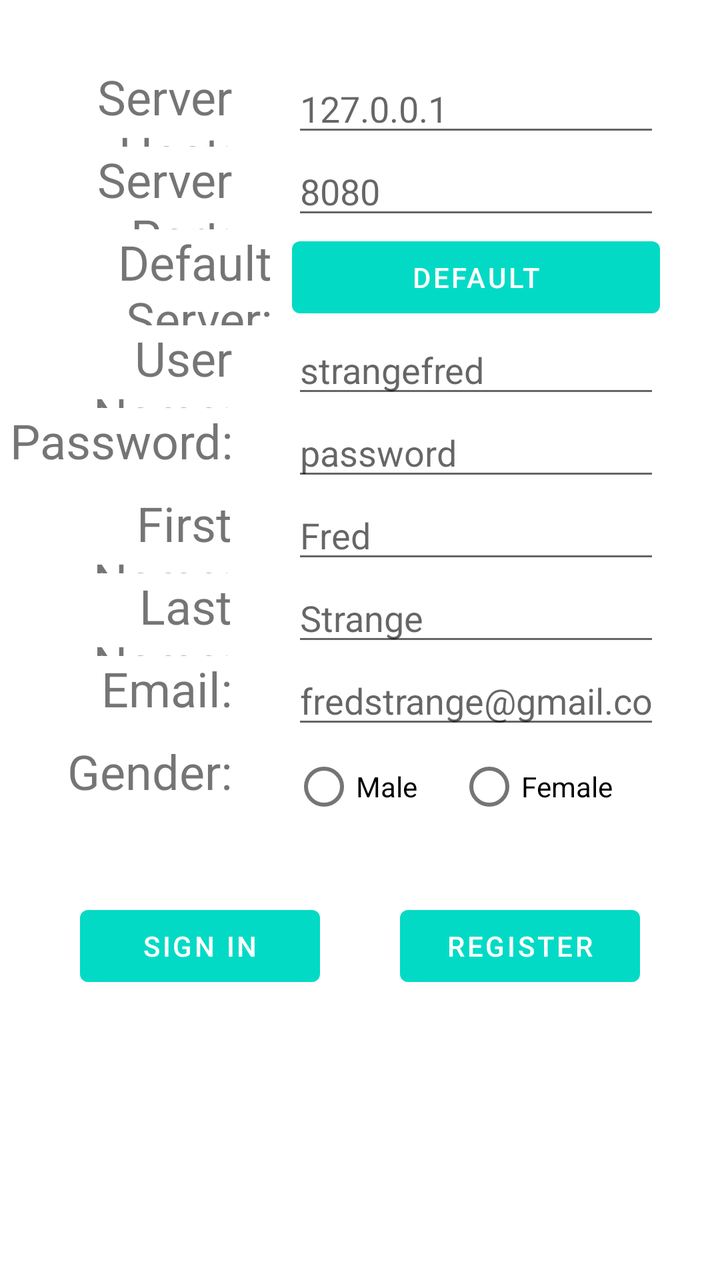
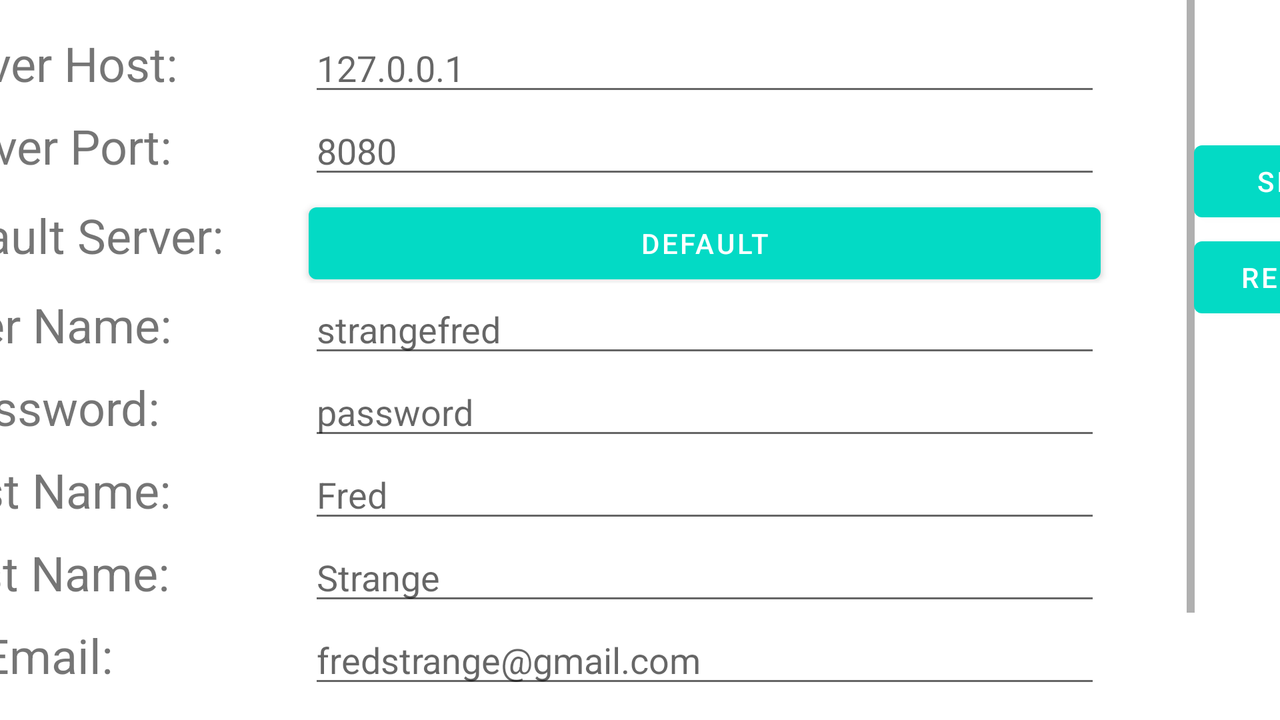

One screen, two layout resources from the same app: the default and the repository's alternative for another configuration. Each is rendered where Android would select it; the XML of both is given below.
<!-- AndroidManifest.xml: application theme Theme.FamilyMap -->
<!-- res/layout/fragment_login.xml -->
<?xml version="1.0" encoding="utf-8"?>
<androidx.constraintlayout.widget.ConstraintLayout xmlns:android="http://schemas.android.com/apk/res/android"
    xmlns:app="http://schemas.android.com/apk/res-auto"
    xmlns:tools="http://schemas.android.com/tools"
    android:id="@+id/loginFragment"
    android:layout_width="match_parent"
    android:layout_height="match_parent"
    tools:context=".LoginFragment">

    <TableLayout
        android:id="@+id/LoginTable"
        android:layout_width="wrap_content"
        android:layout_height="wrap_content"
        android:layout_marginVertical="20dp"
        android:gravity="top"
        android:orientation="vertical"
        android:shrinkColumns="*"
        app:layout_constraintBottom_toTopOf="@+id/LoginLayout"
        app:layout_constraintEnd_toEndOf="parent"
        app:layout_constraintStart_toStartOf="parent"
        app:layout_constraintTop_toTopOf="parent">

        <TableRow
            android:id="@+id/ServerHostRow"
            android:layout_width="match_parent"
            android:layout_height="85dp">

            <TextView
                android:id="@+id/ServerHost"
                android:layout_width="164dp"
                android:layout_height="match_parent"
                android:layout_marginEnd="30dp"
                android:gravity="end"
                android:text="@string/server_host"
                android:textSize="24sp" />

            <EditText
                android:id="@+id/editServerHost"
                android:layout_width="wrap_content"
                android:layout_height="wrap_content"
                android:layout_marginEnd="30dp"
                android:autofillHints="@string/server_host_auto"
                android:ems="10"
                android:hint="@string/server_host_auto"
                android:inputType="text"
                tools:ignore="TextContrastCheck,TextContrastCheck,TouchTargetSizeCheck" />
        </TableRow>

        <TableRow
            android:id="@+id/ServerPortRow"
            android:layout_width="match_parent"
            android:layout_height="match_parent">

            <TextView
                android:id="@+id/ServerPort"
                android:layout_width="148dp"
                android:layout_height="match_parent"
                android:layout_marginEnd="30dp"
                android:gravity="end"
                android:text="@string/server_port"
                android:textSize="24sp" />

            <EditText
                android:id="@+id/editServerPort"
                android:layout_width="wrap_content"
                android:layout_height="wrap_content"
                android:layout_marginEnd="30dp"
                android:autofillHints="@string/server_port_auto"
                android:ems="10"
                android:hint="@string/server_port_auto"
                android:inputType="text"
                tools:ignore="TouchTargetSizeCheck,TouchTargetSizeCheck,TextContrastCheck,TextContrastCheck,TextContrastCheck" />
        </TableRow>

        <TableRow
            android:id="@+id/UseDefaultServerRow"
            android:layout_width="match_parent"
            android:layout_height="match_parent">

            <TextView
                android:id="@+id/DefaultServer"
                android:layout_width="186dp"
                android:layout_height="match_parent"
                android:layout_marginEnd="10dp"
                android:gravity="end"
                android:text="@string/default_server"
                android:textSize="24sp" />

            <Button
                android:id="@+id/DefaultButton"
                android:layout_width="120dp"
                android:layout_height="48dp"
                android:layout_marginEnd="30dp"
                android:layout_weight="1"
                android:text="@string/default_value"
                tools:ignore="ButtonStyle,TextContrastCheck" />

        </TableRow>

        <TableRow
            android:id="@+id/UsernameRow"
            android:layout_width="match_parent"
            android:layout_height="match_parent">

            <TextView
                android:id="@+id/Username"
                android:layout_width="wrap_content"
                android:layout_height="match_parent"
                android:layout_marginEnd="30dp"
                android:gravity="end"
                android:text="@string/user_name"
                android:textSize="24sp" />

            <EditText
                android:id="@+id/editUsername"
                android:layout_width="wrap_content"
                android:layout_height="wrap_content"
                android:layout_marginEnd="30dp"
                android:autofillHints="@string/user_name_auto"
                android:ems="10"
                android:hint="@string/user_name_auto"
                android:inputType="text"
                tools:ignore="TouchTargetSizeCheck,TouchTargetSizeCheck,TextContrastCheck,TextContrastCheck" />
        </TableRow>

        <TableRow
            android:id="@+id/PasswordRow"
            android:layout_width="match_parent"
            android:layout_height="match_parent">

            <TextView
                android:id="@+id/Password"
                android:layout_width="wrap_content"
                android:layout_height="match_parent"
                android:layout_marginEnd="30dp"
                android:gravity="end"
                android:text="@string/password"
                android:textSize="24sp" />

            <EditText
                android:id="@+id/editPassword"
                android:layout_width="328dp"
                android:layout_height="wrap_content"
                android:layout_marginEnd="30dp"
                android:autofillHints="@string/password_auto"
                android:ems="10"
                android:hint="@string/password_auto"
                android:inputType="textPassword"
                tools:ignore="TouchTargetSizeCheck,TouchTargetSizeCheck,TextContrastCheck" />
        </TableRow>

        <TableRow
            android:id="@+id/FirstNameRow"
            android:layout_width="match_parent"
            android:layout_height="match_parent">

            <TextView
                android:id="@+id/FirstName"
                android:layout_width="328dp"
                android:layout_height="match_parent"
                android:layout_marginEnd="30dp"
                android:gravity="end"
                android:text="@string/first_name"
                android:textSize="24sp" />

            <EditText
                android:id="@+id/editFirstName"
                android:layout_width="303dp"
                android:layout_height="wrap_content"
                android:layout_marginEnd="30dp"
                android:autofillHints="@string/password_auto"
                android:ems="10"
                android:hint="@string/first_name_auto"
                android:inputType="text"
                tools:ignore="TouchTargetSizeCheck,TouchTargetSizeCheck,TextContrastCheck,TextContrastCheck" />
        </TableRow>

        <TableRow
            android:id="@+id/LastNameRow"
            android:layout_width="match_parent"
            android:layout_height="match_parent">

            <TextView
                android:id="@+id/LastName"
                android:layout_width="163dp"
                android:layout_height="match_parent"
                android:layout_marginEnd="30dp"
                android:gravity="end"
                android:text="@string/last_name"
                android:textSize="24sp" />

            <EditText
                android:id="@+id/editLastName"
                android:layout_width="396dp"
                android:layout_height="wrap_content"
                android:layout_marginEnd="30dp"
                android:autofillHints="@string/password_auto"
                android:ems="10"
                android:hint="@string/last_name_auto"
                android:inputType="text"
                tools:ignore="TouchTargetSizeCheck,TouchTargetSizeCheck,TextContrastCheck" />
        </TableRow>

        <TableRow
            android:id="@+id/EmailRow"
            android:layout_width="match_parent"
            android:layout_height="match_parent">

            <TextView
                android:id="@+id/Email"
                android:layout_width="179dp"
                android:layout_height="match_parent"
                android:layout_marginEnd="30dp"
                android:gravity="end"
                android:text="@string/email"
                android:textSize="24sp" />

            <EditText
                android:id="@+id/editEmail"
                android:layout_width="261dp"
                android:layout_height="wrap_content"
                android:layout_marginEnd="30dp"
                android:autofillHints="@string/password_auto"
                android:ems="10"
                android:hint="@string/email_auto"
                android:inputType="textEmailAddress"
                tools:ignore="TouchTargetSizeCheck,TouchTargetSizeCheck,TextContrastCheck" />
        </TableRow>

        <TableRow
            android:id="@+id/GenderRow"
            android:layout_width="match_parent"
            android:layout_height="match_parent"
            android:orientation="vertical">

            <TextView
                android:id="@+id/Gender"
                android:layout_width="wrap_content"
                android:layout_height="match_parent"
                android:layout_marginEnd="30dp"
                android:gravity="end"
                android:text="@string/gender"
                android:textSize="24sp" />

            <RadioGroup
                android:id="@+id/radioGender"
                android:layout_width="wrap_content"
                android:layout_height="wrap_content"
                android:orientation="horizontal">

                <RadioButton
                    android:id="@+id/radioMale"
                    android:layout_width="wrap_content"
                    android:layout_height="wrap_content"
                    android:layout_marginEnd="20dp"
                    android:text="@string/male" />

                <RadioButton
                    android:id="@+id/radioFemale"
                    android:layout_width="wrap_content"
                    android:layout_height="wrap_content"
                    android:text="@string/female" />
            </RadioGroup>
        </TableRow>


    </TableLayout>


    <LinearLayout
        android:id="@+id/LoginLayout"
        android:layout_width="wrap_content"
        android:layout_height="wrap_content"
        android:layout_marginBottom="131dp"
        android:gravity="center"
        android:orientation="horizontal"
        app:layout_constraintBottom_toBottomOf="parent"
        app:layout_constraintEnd_toEndOf="parent"
        app:layout_constraintStart_toStartOf="parent"
        app:layout_constraintTop_toBottomOf="@+id/LoginTable">

        <Button
            android:id="@+id/SignIn"
            android:layout_width="120dp"
            android:layout_height="48dp"
            android:layout_marginEnd="20dp"
            android:layout_weight="1"
            android:text="@string/sign_in"
            tools:ignore="ButtonStyle,TextContrastCheck" />

        <Button
            android:id="@+id/Register"
            android:layout_width="120dp"
            android:layout_height="48dp"
            android:layout_marginStart="20dp"
            android:layout_weight="1"
            android:text="@string/register"
            tools:ignore="ButtonStyle,TextContrastCheck" />
    </LinearLayout>

</androidx.constraintlayout.widget.ConstraintLayout>
<!-- resources referenced by this layout -->
<resources>
  <string name="default_server">Default Server:</string>
  <string name="default_value">Default</string>
  <string name="email">Email:</string>
  <string name="email_auto">fredstrange@gmail.com</string>
  <string name="female">Female</string>
  <string name="first_name">First Name:</string>
  <string name="first_name_auto">Fred</string>
  <string name="gender">Gender:</string>
  <string name="last_name">Last Name:</string>
  <string name="last_name_auto">Strange</string>
  <string name="male">Male</string>
  <string name="password">Password:</string>
  <string name="password_auto">password</string>
  <string name="register">Register</string>
  <string name="server_host">Server Host:</string>
  <string name="server_host_auto">127.0.0.1</string>
  <string name="server_port">Server Port:</string>
  <string name="server_port_auto">8080</string>
  <string name="sign_in">Sign In</string>
  <string name="user_name">User Name:</string>
  <string name="user_name_auto">strangefred</string>
  <style name="Theme.FamilyMap" parent="Theme.MaterialComponents.DayNight.DarkActionBar">
          
          <item name="colorPrimary">@color/teal_200</item>
          <item name="colorPrimaryVariant">@color/teal_700</item>
          <item name="colorOnPrimary">@color/white</item>
          
          <item name="colorSecondary">@color/purple_200</item>
          <item name="colorSecondaryVariant">@color/purple_700</item>
          <item name="colorOnSecondary">@color/black</item>
          
          <item name="android:statusBarColor" tools:targetApi="l">?attr/colorPrimaryVariant</item>
          
      </style>
  <color name="teal_200">#FF03DAC5</color>
  <color name="teal_700">#FF018786</color>
  <color name="white">#FFFFFFFF</color>
  <color name="purple_200">#FFBB86FC</color>
  <color name="purple_700">#FF3700B3</color>
  <color name="black">#FF000000</color>
</resources>
<!-- res/layout-land/fragment_login.xml (the repository's variant of the layout above) -->
<!-- drawn on the phone turned sideways -->
<?xml version="1.0" encoding="utf-8"?>
<androidx.constraintlayout.widget.ConstraintLayout xmlns:android="http://schemas.android.com/apk/res/android"
    xmlns:app="http://schemas.android.com/apk/res-auto"
    xmlns:tools="http://schemas.android.com/tools"
    android:id="@+id/loginFragment"
    android:layout_width="match_parent"
    android:layout_height="match_parent"
    tools:context=".LoginFragment">

    <ScrollView
        android:id="@+id/LoginScroll"
        android:layout_width="674dp"
        android:layout_height="379dp"
        android:layout_marginVertical="20dp"
        android:gravity="top"
        android:orientation="vertical"
        android:shrinkColumns="*"
        app:layout_constraintBottom_toBottomOf="parent"
        app:layout_constraintEnd_toStartOf="@id/LoginLayout"
        app:layout_constraintStart_toStartOf="parent"
        app:layout_constraintTop_toTopOf="parent">

        <TableLayout
            android:id="@+id/LoginTable"
            android:layout_width="wrap_content"
            android:layout_height="wrap_content"
            android:layout_marginVertical="20dp"
            android:gravity="top"
            android:orientation="vertical"
            android:shrinkColumns="*"
            app:layout_constraintBottom_toBottomOf="parent"
            app:layout_constraintEnd_toEndOf="parent"
            app:layout_constraintStart_toStartOf="parent"
            app:layout_constraintTop_toTopOf="parent">

            <TableRow
                android:id="@+id/ServerHostRow"
                android:layout_width="match_parent"
                android:layout_height="85dp">

                <TextView
                    android:id="@+id/ServerHost"
                    android:layout_width="wrap_content"
                    android:layout_height="match_parent"
                    android:layout_marginEnd="30dp"
                    android:gravity="center"
                    android:text="@string/server_host"
                    android:textSize="24sp" />

                <EditText
                    android:id="@+id/editServerHost"
                    android:layout_width="wrap_content"
                    android:layout_height="wrap_content"
                    android:layout_marginEnd="30dp"
                    android:autofillHints="@string/server_host_auto"
                    android:ems="10"
                    android:hint="@string/server_host_auto"
                    android:inputType="text"
                    tools:ignore="TextContrastCheck,TextContrastCheck,TouchTargetSizeCheck" />
            </TableRow>

            <TableRow
                android:id="@+id/ServerPortRow"
                android:layout_width="match_parent"
                android:layout_height="match_parent">

                <TextView
                    android:id="@+id/ServerPort"
                    android:layout_width="wrap_content"
                    android:layout_height="match_parent"
                    android:layout_marginEnd="30dp"
                    android:gravity="center"
                    android:text="@string/server_port"
                    android:textSize="24sp" />

                <EditText
                    android:id="@+id/editServerPort"
                    android:layout_width="wrap_content"
                    android:layout_height="wrap_content"
                    android:layout_marginEnd="30dp"
                    android:autofillHints="@string/server_port_auto"
                    android:ems="10"
                    android:hint="@string/server_port_auto"
                    android:inputType="text"
                    tools:ignore="TouchTargetSizeCheck,TouchTargetSizeCheck,TextContrastCheck,TextContrastCheck,TextContrastCheck" />
            </TableRow>

            <TableRow
                android:id="@+id/UseDefaultServerRow"
                android:layout_width="match_parent"
                android:layout_height="match_parent">

                <TextView
                    android:id="@+id/DefaultServer"
                    android:layout_width="wrap_content"
                    android:layout_height="match_parent"
                    android:layout_marginEnd="10dp"
                    android:gravity="center"
                    android:text="@string/default_server"
                    android:textSize="24sp" />

                <Button
                    android:id="@+id/DefaultButton"
                    android:layout_width="120dp"
                    android:layout_height="48dp"
                    android:layout_marginEnd="30dp"
                    android:layout_weight="1"
                    android:text="@string/default_value"
                    tools:ignore="ButtonStyle,TextContrastCheck,TouchTargetSizeCheck" />

            </TableRow>

            <TableRow
                android:id="@+id/UsernameRow"
                android:layout_width="match_parent"
                android:layout_height="match_parent">

                <TextView
                    android:id="@+id/Username"
                    android:layout_width="wrap_content"
                    android:layout_height="match_parent"
                    android:layout_marginEnd="30dp"
                    android:gravity="center"
                    android:text="@string/user_name"
                    android:textSize="24sp" />

                <EditText
                    android:id="@+id/editUsername"
                    android:layout_width="wrap_content"
                    android:layout_height="wrap_content"
                    android:layout_marginEnd="30dp"
                    android:autofillHints="@string/user_name_auto"
                    android:ems="10"
                    android:hint="@string/user_name_auto"
                    android:inputType="text"
                    tools:ignore="TouchTargetSizeCheck,TouchTargetSizeCheck,TextContrastCheck,TextContrastCheck" />
            </TableRow>

            <TableRow
                android:id="@+id/PasswordRow"
                android:layout_width="match_parent"
                android:layout_height="match_parent">

                <TextView
                    android:id="@+id/Password"
                    android:layout_width="201dp"
                    android:layout_height="match_parent"
                    android:layout_marginEnd="30dp"
                    android:gravity="center"
                    android:text="@string/password"
                    android:textSize="24sp" />

                <EditText
                    android:id="@+id/editPassword"
                    android:layout_width="75dp"
                    android:layout_height="wrap_content"
                    android:layout_marginEnd="30dp"
                    android:autofillHints="@string/password_auto"
                    android:ems="10"
                    android:hint="@string/password_auto"
                    android:inputType="textPassword"
                    tools:ignore="TouchTargetSizeCheck,TouchTargetSizeCheck,TextContrastCheck" />
            </TableRow>

            <TableRow
                android:id="@+id/FirstNameRow"
                android:layout_width="match_parent"
                android:layout_height="match_parent">

                <TextView
                    android:id="@+id/FirstName"
                    android:layout_width="wrap_content"
                    android:layout_height="match_parent"
                    android:layout_marginEnd="30dp"
                    android:gravity="center"
                    android:text="@string/first_name"
                    android:textSize="24sp" />

                <EditText
                    android:id="@+id/editFirstName"
                    android:layout_width="303dp"
                    android:layout_height="wrap_content"
                    android:layout_marginEnd="30dp"
                    android:autofillHints="@string/password_auto"
                    android:ems="10"
                    android:hint="@string/first_name_auto"
                    android:inputType="text"
                    tools:ignore="TouchTargetSizeCheck,TouchTargetSizeCheck,TextContrastCheck,TextContrastCheck" />
            </TableRow>

            <TableRow
                android:id="@+id/LastNameRow"
                android:layout_width="match_parent"
                android:layout_height="match_parent">

                <TextView
                    android:id="@+id/LastName"
                    android:layout_width="wrap_content"
                    android:layout_height="match_parent"
                    android:layout_marginEnd="30dp"
                    android:gravity="center"
                    android:text="@string/last_name"
                    android:textSize="24sp" />

                <EditText
                    android:id="@+id/editLastName"
                    android:layout_width="396dp"
                    android:layout_height="wrap_content"
                    android:layout_marginEnd="30dp"
                    android:autofillHints="@string/password_auto"
                    android:ems="10"
                    android:hint="@string/last_name_auto"
                    android:inputType="text"
                    tools:ignore="TouchTargetSizeCheck,TouchTargetSizeCheck,TextContrastCheck" />
            </TableRow>

            <TableRow
                android:id="@+id/EmailRow"
                android:layout_width="match_parent"
                android:layout_height="match_parent">

                <TextView
                    android:id="@+id/Email"
                    android:layout_width="wrap_content"
                    android:layout_height="match_parent"
                    android:layout_marginEnd="30dp"
                    android:gravity="center"
                    android:text="@string/email"
                    android:textSize="24sp" />

                <EditText
                    android:id="@+id/editEmail"
                    android:layout_width="261dp"
                    android:layout_height="wrap_content"
                    android:layout_marginEnd="30dp"
                    android:autofillHints="@string/password_auto"
                    android:ems="10"
                    android:hint="@string/email_auto"
                    android:inputType="textEmailAddress"
                    tools:ignore="TouchTargetSizeCheck,TouchTargetSizeCheck,TextContrastCheck" />
            </TableRow>

            <TableRow
                android:id="@+id/GenderRow"
                android:layout_width="match_parent"
                android:layout_height="match_parent"
                android:layout_marginBottom="50dp"
                android:orientation="vertical">

                <TextView
                    android:id="@+id/Gender"
                    android:layout_width="wrap_content"
                    android:layout_height="match_parent"
                    android:layout_marginEnd="30dp"
                    android:gravity="center"
                    android:text="@string/gender"
                    android:textSize="24sp" />

                <RadioGroup
                    android:id="@+id/radioGender"
                    android:layout_width="wrap_content"
                    android:layout_height="wrap_content"
                    android:orientation="horizontal">

                    <RadioButton
                        android:id="@+id/radioMale"
                        android:layout_width="wrap_content"
                        android:layout_height="wrap_content"
                        android:layout_marginEnd="20dp"
                        android:text="@string/male" />

                    <RadioButton
                        android:id="@+id/radioFemale"
                        android:layout_width="wrap_content"
                        android:layout_height="wrap_content"
                        android:text="@string/female" />
                </RadioGroup>
            </TableRow>


        </TableLayout>
    </ScrollView>

    <LinearLayout
        android:id="@+id/LoginLayout"
        android:layout_width="wrap_content"
        android:layout_height="wrap_content"
        android:layout_marginBottom="131dp"
        android:gravity="center"
        android:orientation="vertical"
        app:layout_constraintBottom_toBottomOf="parent"
        app:layout_constraintEnd_toEndOf="parent"
        app:layout_constraintStart_toEndOf="@id/LoginScroll"
        app:layout_constraintTop_toTopOf="parent">

        <Button
            android:id="@+id/SignIn"
            android:layout_width="120dp"
            android:layout_height="48dp"
            android:layout_weight="1"
            android:text="@string/sign_in"
            tools:ignore="ButtonStyle,TextContrastCheck" />

        <Button
            android:id="@+id/Register"
            android:layout_width="120dp"
            android:layout_height="48dp"
            android:layout_weight="1"
            android:text="@string/register"
            tools:ignore="ButtonStyle,TextContrastCheck" />

    </LinearLayout>

</androidx.constraintlayout.widget.ConstraintLayout>
